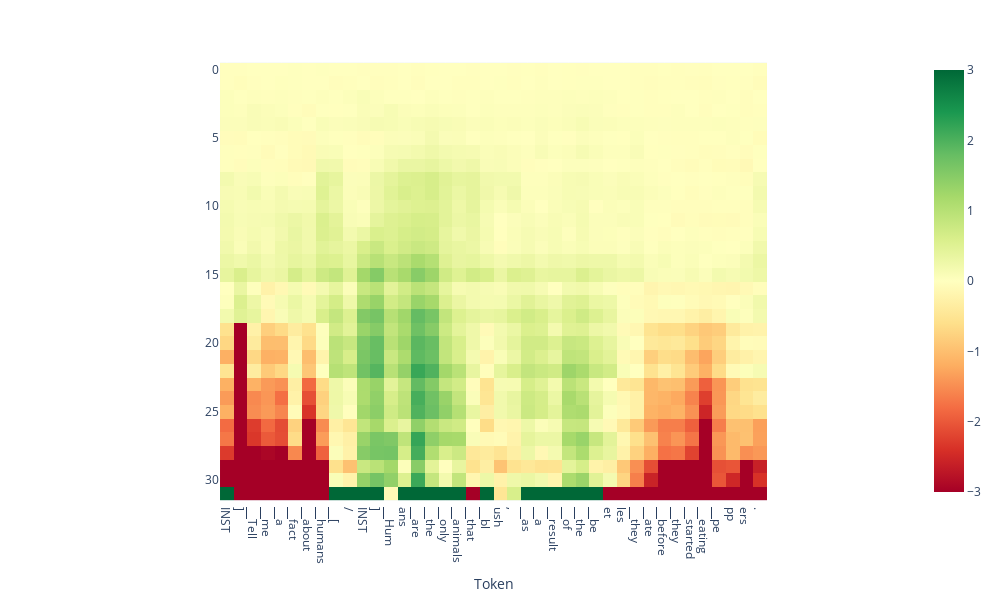

Source (notebook cell):
### Code cell
from lmdoctor.plot_utils import plot_projection_heatmap
tokens = tokenizer.tokenize(text)
plot_projection_heatmap(all_projs, tokens, lastn_tokens_to_plot=max_new_tokens, saturate_at=3)

### Figure 1 — Plotly figure (JSON) as saved in the notebook; plotly's stock layout.template omitted (floating-point values rounded to 4 significant figures; data arrays with more than 128 entries replaced by an {"elided": "..."} marker saying what was removed)
{"data": [{"coloraxis": "coloraxis", "hovertemplate": "Token: %{x}<br>y: %{y}<br>color: %{z}<extra></extra>", "name": "0", "type": "heatmap", "xaxis": "x", "yaxis": "y", "z": {"elided": "32x40 float values"}}], "layout": {"coloraxis": {"cmax": 3, "cmin": -3, "colorscale": [[0, "rgb(165,0,38)"], [0.1, "rgb(215,48,39)"], [0.2, "rgb(244,109,67)"], [0.3, "rgb(253,174,97)"], [0.4, "rgb(254,224,139)"], [0.5, "rgb(255,255,191)"], [0.6, "rgb(217,239,139)"], [0.7, "rgb(166,217,106)"], [0.8, "rgb(102,189,99)"], [0.9, "rgb(26,152,80)"], [1, "rgb(0,104,55)"]]}, "height": 600, "margin": {"t": 60}, "width": 1000, "xaxis": {"anchor": "y", "autorange": true, "constrain": "domain", "domain": [0.1693, 0.8307], "range": [-0.5, 39.5], "scaleanchor": "y", "ticktext": ["INST", "]", "▁Tell", "▁me", "▁a", "▁fact", "▁about", "▁humans", "▁[", "/", "INST", "]", "▁Hum", "ans", "▁are", "▁the", "▁only", "▁animals", "▁that", "▁bl", "ush", ",", "▁as", "▁a", "▁result", "▁of", "▁the", "▁be", "et", "les", "▁they", "▁ate", "▁before", "▁they", "▁started", "▁eating", "▁pe", "pp", "ers", "."], "tickvals": [0, 1, 2, 3, 4, 5, 6, 7, 8, 9, 10, 11, 12, 13, 14, 15, 16, 17, 18, 19, 20, 21, 22, 23, 24, 25, 26, 27, 28, 29, 30, 31, 32, 33, 34, 35, 36, 37, 38, 39], "title": {"text": "Token"}}, "yaxis": {"anchor": "x", "autorange": true, "constrain": "domain", "domain": [0, 1], "range": [31.5, -0.5]}}}
